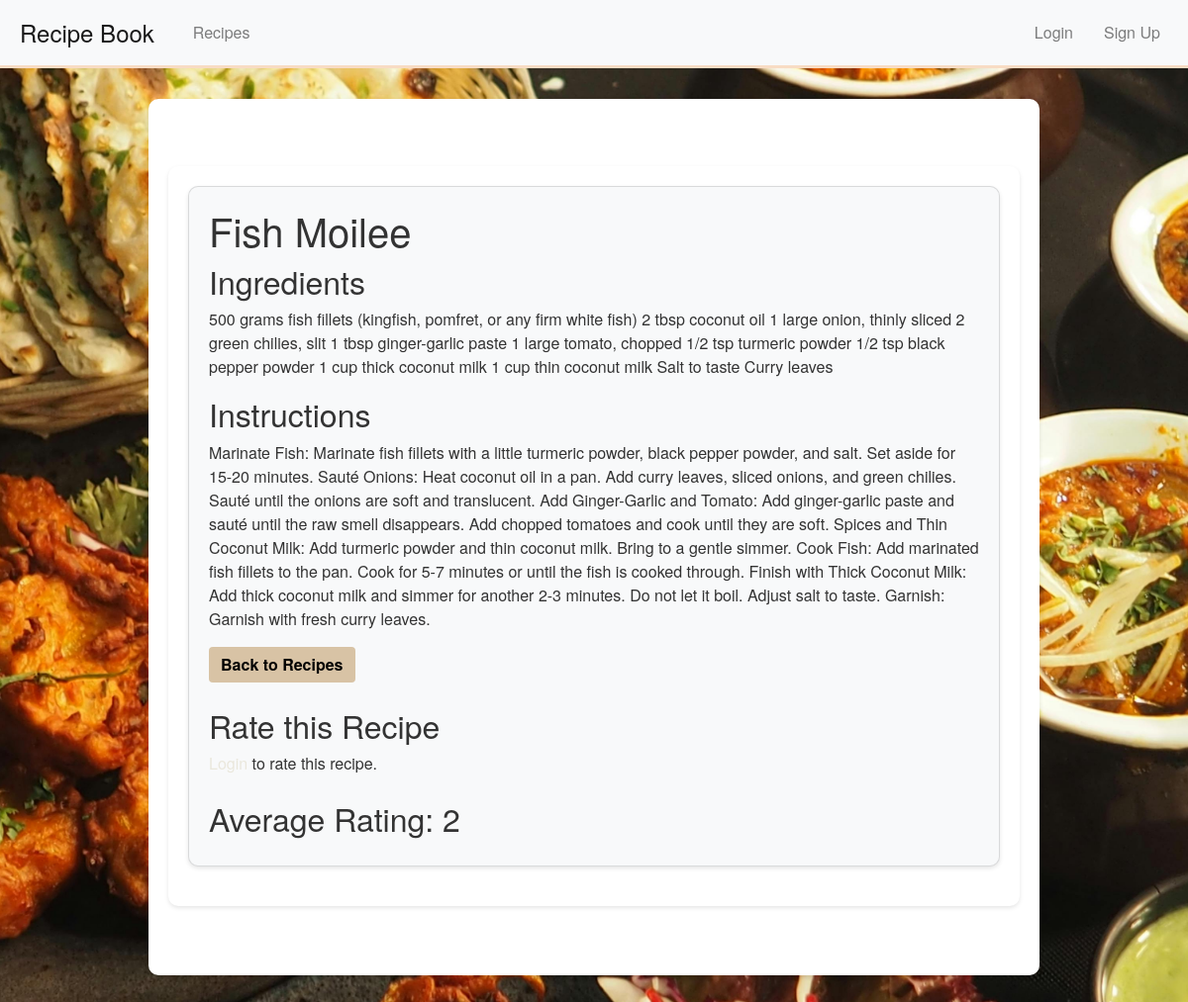
The page /recipes/17/ on the database its author committed.
### recipes/models.py (models this page shows, shortened)
class Recipe(models.Model):
    title = models.CharField(max_length=200)
    description = models.TextField()
    category = models.ForeignKey(Category, on_delete=models.CASCADE)
    ingredients = models.TextField()  # Assuming ingredients are stored as a text field
    instructions = models.TextField()  # Assuming instructions are stored as a text field
    image = models.ImageField(upload_to='recipe_images/', blank=True, null=True)
    author = models.ForeignKey(User, on_delete=models.CASCADE)

class Rating(models.Model):
    recipe = models.ForeignKey(Recipe, related_name='ratings', on_delete=models.CASCADE)
    user = models.ForeignKey(User, on_delete=models.CASCADE)
    value = models.PositiveSmallIntegerField()
    class Meta:
        unique_together = ('recipe', 'user')

### recipes/views.py (the view)
# urls.py: path('recipes/<int:pk>/', views.recipe_detail, name='recipe_detail'),
def recipe_detail(request, pk):
    recipe = get_object_or_404(Recipe, pk=pk)
    if request.method == 'POST':
        form = RatingForm(request.POST)
        if form.is_valid():
            rating, created = Rating.objects.update_or_create(
                user=request.user,
                recipe=recipe,
                defaults={'value': form.cleaned_data['value']}
            )
            messages.success(request, 'Your rating has been submitted!')
            return redirect('recipe_detail', pk=recipe.pk)
    else:
        form = RatingForm()
    return render(request, 'recipes/recipe_detail.html', {'recipe': recipe, 'form': form})

### recipes/templates/recipes/recipe_detail.html (shortened to what this page needs)
{% extends 'recipes/base.html' %}
{% load static %}
{% block content %}
<div class="container mt-5">
    <div class="card">
        <div class="card-body">
            <h1>{{ recipe.title }}</h1>
            <div class="recipe-info">
                <h2>Ingredients</h2>
                <p>{{ recipe.ingredients }}</p>
                <h2>Instructions</h2>
                <p>{{ recipe.instructions }}</p>
            </div>
            <div class="recipe-actions">
                <a href="{% url 'recipe_list' %}" class="btn btn-secondary">Back to Recipes</a>
            </div>
            <div class="rating-form mt-4">
                <h2>Rate this Recipe</h2>
                {% if user.is_authenticated %}
                <form method="post">
                    {% csrf_token %}
                    {{ form.as_p }}
                    <button type="submit" class="btn btn-primary">Submit Rating</button>
                </form>
                {% else %}
                <p><a href="{% url 'login' %}">Login</a> to rate this recipe.</p>
                {% endif %}
            </div>
            <div class="average-rating mt-4">
                <h2>Average Rating: {{ recipe.ratings.all|length }}</h2>
            </div>
        </div>
    </div>
</div>
{% endblock %}

### recipes/static/css/style.css (style rules this page uses)
a { color: #EAE7DC; text-decoration: none; }
.container { max-width: 900px; margin: 50px auto; padding: 20px; background-color: white; box-shadow: 0 2px 4px rgba(0, 0, 0, 0.1); border-radius: 10px; }
.card { background-color: #F8F9FA; border-radius: 10px; margin-bottom: 20px; box-shadow: 0 2px 4px rgba(0, 0, 0, 0.1); transition: transform 0.3s, box-shadow 0.3s; }
.card .btn { background-color: #D8C3A5; border: none; color: black; font-weight: bold; }

### rows shown on the page
Recipe: title "Fish Moilee", ingredients "500 grams fish fillets (kingfish, pomfret, or any firm white fish) 2 tbsp coconut oil 1 large onion, thinly sliced 2 green chilies, slit 1 tbsp ginger-garlic paste 1 large tomato, chopped 1/2 tsp turmeric powder 1/2 tsp black pepper powder 1 cup thick coconut milk 1 cup thin coconut milk Salt to taste Curry leaves", instructions "Marinate Fish: Marinate fish fillets with a little turmeric powder, black pepper powder, and salt. Set aside for 15-20 minutes. Sauté Onions: Heat coconut oil in a pan. Add curry leaves, sliced onions, and green chilies. Sauté until the onions are soft and translucent. Add Ginger-Garlic and Tomato: Add ginger-garlic paste and sauté until the raw smell disappears. Add chopped tomatoes and cook until they are soft. Spices and Thin Coconut Milk: Add turmeric powder and thin coconut milk. Bring to a gentle simmer. Cook Fish: Add marinated fish fillets to the pan. Cook for 5-7 minutes or until the fish is cooked through. Finish with Thick Coconut Milk: Add thick coconut milk and simmer for…", ratings.all|length "2"
